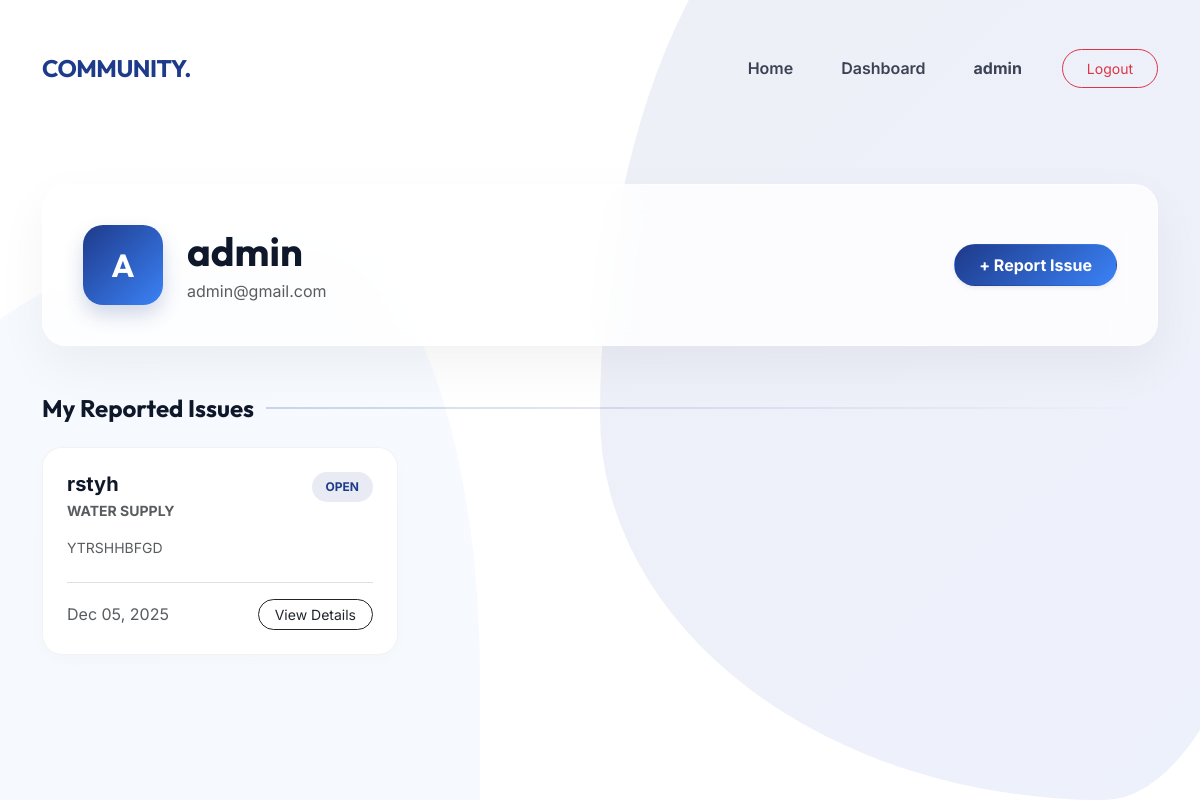
Page /profile/ (signed in) on the earlier database version.
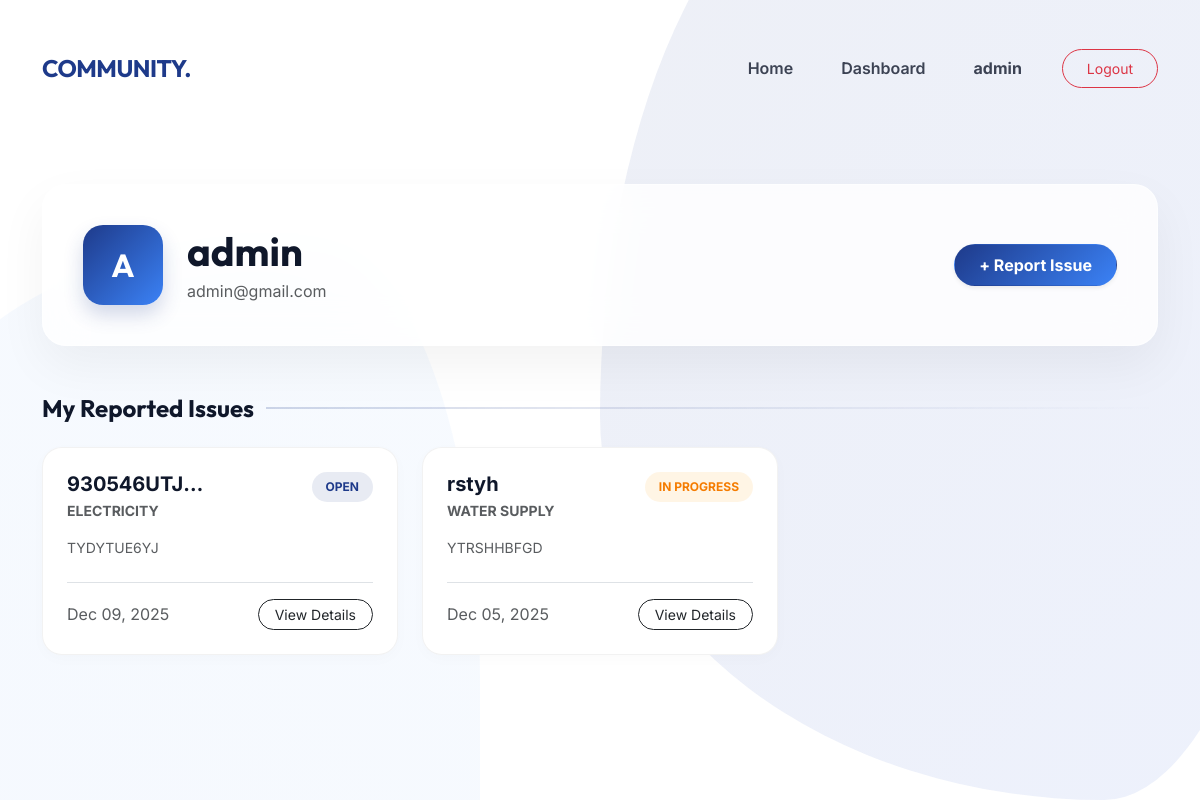
Same page on the later database version.
### userapp/models.py (models this page shows, shortened)
class IssueReport(models.Model):
    CHOICE = [
        ('pwd', 'Road Issue / PWD'),
        ('water', 'Water Authority'),
        ('kseb', 'Electricity / KSEB'),
        ('police', 'Police Station'),
        ('other', 'Other'),
    ]
    user = models.ForeignKey(CustomUser, on_delete=models.CASCADE)
    title = models.CharField(max_length=200)
    category = models.CharField(max_length=100, choices=CHOICE, null=True, blank=True)
    latitude = models.FloatField(null=True, blank=True)
    longitude = models.FloatField(null=True, blank=True)
    address = models.CharField(max_length=255, null=True, blank=True)
    contry = models.CharField(max_length=100,  null=True, blank=True)
    state = models.CharField(max_length=100, null=True, blank=True)
    city = models.CharField(max_length=100, null=True, blank=True)
    landmark = models.CharField(max_length=255, null=True, blank=True)
    status = models.CharField(max_length=50,
                              choices=[('Open', 'Open'), ('In Progress', 'In Progress'), ('Closed', 'Closed')],
                             default='Open')
    description = models.TextField()
    image = models.ImageField(upload_to='issue_images/', blank=True, null=True)
    created_at = models.DateTimeField(auto_now_add=True)

### userapp/permission.py (the view)
    def wrapper(request, *args, **kwargs):
        if not request.user.is_authenticated:
            return redirect("/login/")
        return view_func(request, *args, **kwargs)

### userapp/permission.py (called while the page is built)
def login_required(view_func):
    def wrapper(request, *args, **kwargs):
        if not request.user.is_authenticated:
            return redirect("/login/")
        return view_func(request, *args, **kwargs)
    return wrapper

### userapp/views.py (called while the page is built)
@login_required
def profile(request):
    issues = IssueReport.objects.filter(user=request.user).order_by('-created_at')
    return render(request, 'userapp/profile.html', {'issues': issues})

### userapp/templates/userapp/profile.html (shortened to what this page needs)
{% load static %}
<!DOCTYPE html>
<html lang="en">
<head>
    <link href="https://cdn.jsdelivr.net/npm/bootstrap@5.3.2/dist/css/bootstrap.min.css" rel="stylesheet">
</head>
<body>
    <div class="bg-curves">
        <div class="bg-shape-1"></div>
    </div>
    <nav class="navbar navbar-expand-lg">
        <div class="container">
            <a class="navbar-brand" href="/">COMMUNITY<span>.</span></a>
            <div class="navbar" id="navMain">
                <ul class="navbar-nav ms-auto align-items-center">
                    <li class="nav-item"><a class="nav-link" href="/">Home</a></li>
                    {% if user.is_staff or user.is_superuser or user.role == 'admin' %}
                    <li class="nav-item"><a class="nav-link" href="/admin-dashboard/">Dashboard</a></li>
                    {% endif %}
                    <li class="nav-item"><a class="nav-link fw-bold" href="/profile/">{{ user.username }}</a></li>
                    <li class="nav-item ms-lg-3"><a href="/logout/"
                            class="btn btn-sm btn-outline-danger px-4 py-2 rounded-pill">Logout</a></li>
                </ul>
            </div>
        </div>
    </nav>
    <main class="container my-5">
        <div class="profile-card d-flex flex-column flex-md-row align-items-center gap-4">
            <div class="user-avatar">{{ user.username|make_list|first|upper }}</div>
            <div class="text-center text-md-start">
                <h1 class="fw-bold mb-1" style="font-family:var(--font-heading);">{{ user.username }}</h1>
                <p class="text-muted mb-0">{{ user.email }}</p>
            </div>
            <div class="ms-md-auto">
                <a href="/report-issue/" class="btn shadow-sm text-white rounded-pill px-4 py-2"
                    style="background:linear-gradient(135deg,var(--primary),var(--secondary)); text-decoration:none; font-weight:700;">+
                    Report Issue</a>
            </div>
        </div>
        <section>
            <h3 class="section-title">My Reported Issues</h3>
            <div class="row row-cols-1 row-cols-md-2 row-cols-lg-3 g-4">
                {% for issue in issues %}
                <div class="col">
                    <div class="issue-card d-flex flex-column">
                        <div class="d-flex justify-content-between align-items-start mb-3">
                            <div>
                                <h5 class="fw-bold mb-1 text-truncate" style="max-width:150px;">{{ issue.title }}</h5>
                                <div class="text-muted small text-uppercase fw-bold">{{ issue.get_category_display }}
                                </div>
                            </div>
                            {% if issue.status == "Open" %}
                            <span class="status-badge bg-premium-blue">Open</span>
                            {% elif issue.status == "In Progress" %}
                            <span class="status-badge bg-premium-orange">In Progress</span>
                            {% else %}
                            <span class="status-badge bg-premium-green">Closed</span>
                            {% endif %}
                        </div>
                        <p class="text-muted small mb-4 flex-grow-1">{{ issue.description|truncatewords:20 }}</p>
                        <div class="d-flex justify-content-between align-items-center mt-auto border-top pt-3">
                            <span class="text-muted extra-small">{{ issue.created_at|date:"M d, Y" }}</span>
                            <a href="/issue/{{ issue.id }}/" class="btn btn-sm btn-outline-dark rounded-pill px-3">View
                                Details</a>
                        </div>
                    </div>
                </div>
                {% endfor %}
            </div>
        </section>
    </main>
</body>
</html>

Differences in the rows shown:
added IssueReport: title "930546UTJ…", category "ELECTRICITY", status "OPEN", description "TYDYTUE6YJ", created_at "Dec 09, 2025"
changed IssueReport "rstyh": status "OPEN" → "IN PROGRESS"
